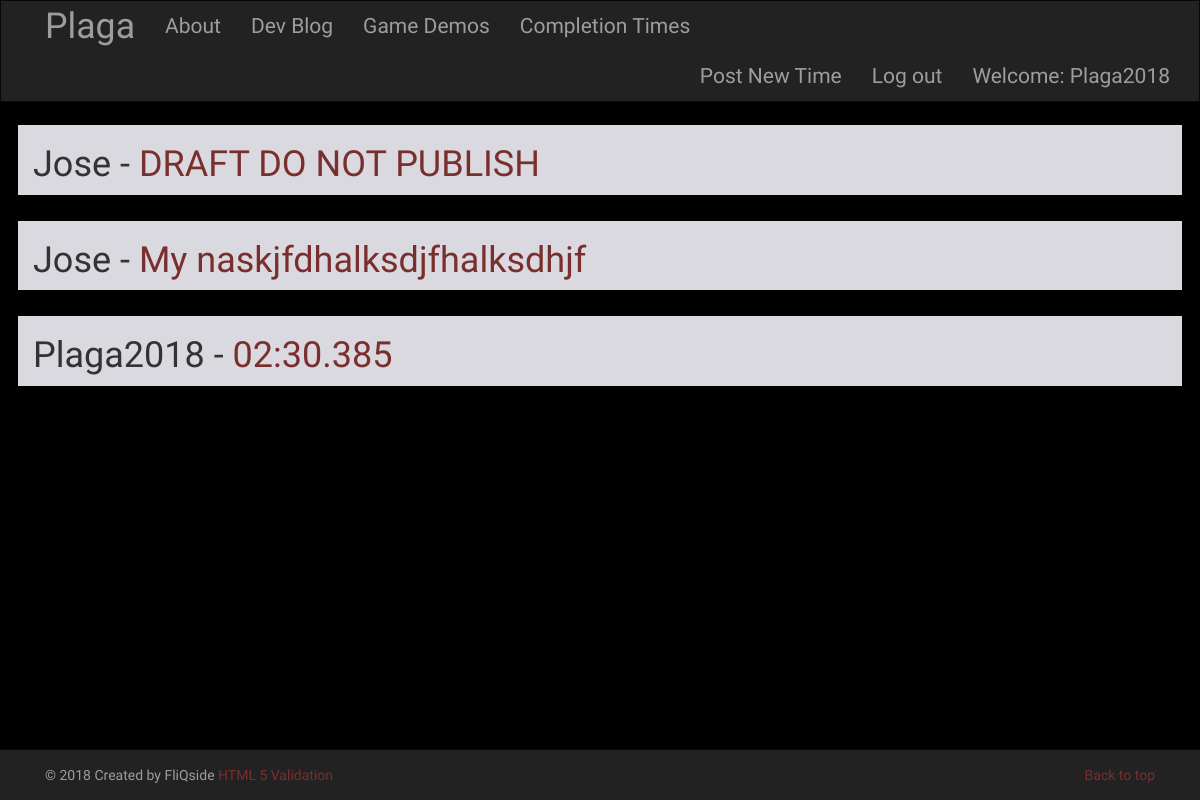
/drafts/ (signed in), run on the app's committed database.
### blog/models.py (models this page shows, shortened)
class Post(models.Model):
    author = models.ForeignKey('auth.User')
    title = models.CharField(max_length=200)
    text = models.TextField()
    created_date = models.DateTimeField(default=timezone.now)
    published_date = models.DateTimeField(blank=True, null=True)
    def approve_comments(self):
        return self.comments.filter(approved_comment=True)

### blog/views.py (the view)
# urls.py: url(r'^drafts/$', views.DraftListView.as_view(), name='post_draft_list'),
class DraftListView(LoginRequiredMixin,ListView):
    login_url = '/login/'
    redirect_field_name = 'blog/post_list.html'
    model = Post
    def get_queryset(self):
        return Post.objects.filter(published_date__isnull=True).order_by('created_date')

### blog/templates/blog/post_list.html (shortened to what this page needs)
{% extends 'blog/base.html' %}
{% block content %}
  {% for post in post_list %}
    <div class="row post plagatron">
      <h1 class="col-md-9 push-md-3">{{ post.author }} - <span style="color:#7a2f2f;">{{ post.title }}</span></h1>
    </div>
  {% endfor %}
{% endblock %}

### blog/templates/blog/base.html (shortened to what this page needs)
<!DOCTYPE html>
{% load staticfiles %}
<html>
    <head>
        <link rel="stylesheet" href="https://maxcdn.bootstrapcdn.com/bootstrap/3.3.7/css/bootstrap.min.css">
        <link rel="stylesheet" href="//cdn.jsdelivr.net/medium-editor/latest/css/medium-editor.min.css" type="text/css" media="screen" charset="utf-8">
        <link rel="stylesheet" href="{% static 'css/blog.css' %}">
<body id="plaga_body">
  <nav class="navbar navbar-default navbar-inverse custom-navbar plagafont">
    <div class="container">
      <ul class="nav navbar-nav">
        <li><a class='navbar-header plagafontred' href="{% url 'index' %}">Plaga</a></li>
        <li><a href="{% url 'about' %}">About</a></li>
        <li> <a href="{% url 'dev_blog' %}">Dev Blog</a></li>
        <li><a href="{% url 'demos' %}">Game Demos</a></li>
        <li><a href="{% url 'post_list' %}">Completion Times</a></li>
      </ul>
      <ul class="nav navbar-nav navbar-right">
        {% if user.is_authenticated %}
        <li>
          <a href="{% url 'post_new' %}" >Post New Time</a>
        </li>
        <li>
          <a href="{% url 'logout' %}" >Log out</a>
        </li>
        <li>
          <a >Welcome: {{ user.username }}</a>
        </li>
          {% else %}
          <li><a class='nav navbar-right' href="{% url 'login' %}" ><span class="glyphicon glyphicon-user"></span></a></li>
        {% endif %}
      </ul>
  </div>
</nav>
<div class="container">
      {% block content %}
      {% endblock %}
</div>
<div class="navbar navbar-default navbar-fixed-bottom navbar-inverse">
    <div class="container">
      <p class="navbar-text pull-left">© 2018 Created by FliQside
           <a href="http://tinyurl.com/tbvalid" target="_blank" >HTML 5 Validation</a>
      </p>
      <p class="navbar-text pull-right">
        <a href="#">Back to top</a>
      </p>
    </div>
</div>
</body>
</html>

### blog/static/css/blog.css (style rules this page uses)
html, body { background-color: black; font-family: 'IM Fell English SC', serif; height: 100%; }
.plagatron { background-color: rgb(219, 217, 224); border:solid black 3px; margin-top:20px; margin-bottom: auto; }
.plagafont { color: black; font-size: 1.5em; }
.plagafontred { color: #7a2f2f; font-size: 1.7em; }
.navbar { margin-bottom: 0; border-radius: 0; }
a:link { color:#7a2f2f; }

### data on the page
Post: author "Jose", title "DRAFT DO NOT PUBLISH"
Post: author "Jose", title "My naskjfdhalksdjfhalksdhjf"
Post: author "Plaga2018", title "02:30.385"

### other printed values
{{ user.username }} "Plaga2018"
